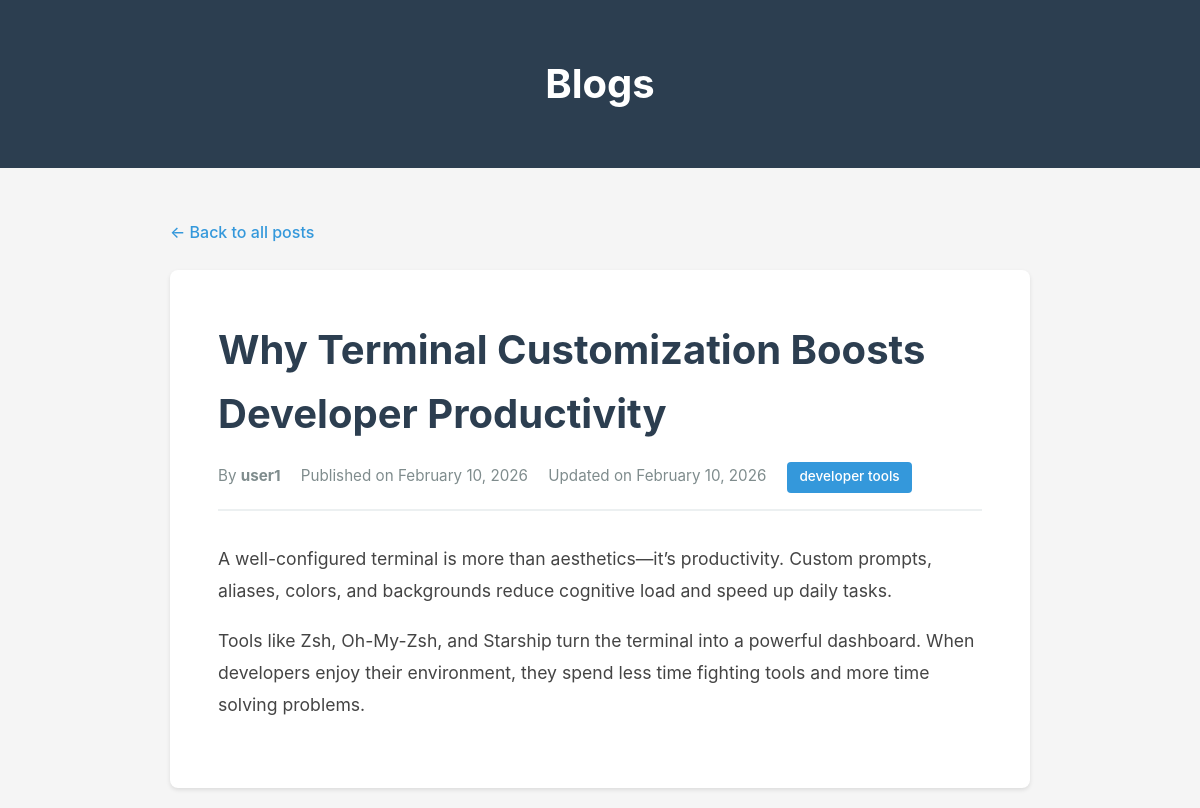
The app's page /post/why-terminal-customization-boosts-developer-productivity/, older data.
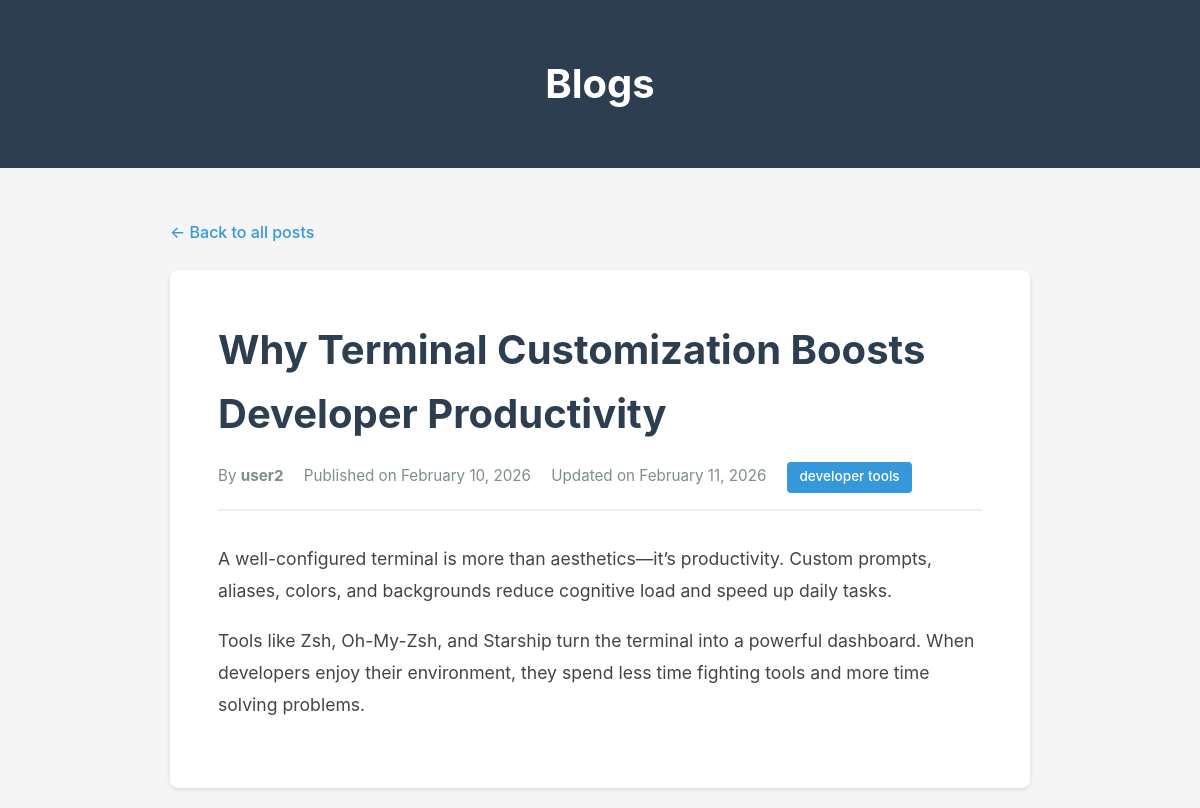
The same page, newer data.
### blog/models.py (models this page shows, shortened)
class Post(models.Model):
    STATUS_CHOICES = (
        ('draft', 'Draft'),
        ('published', 'Published')
    )
    title = models.CharField(max_length=200)
    slug = models.SlugField(unique=True, max_length=100, blank=True)
    author = models.ForeignKey(User, on_delete=models.CASCADE, related_name='blog_posts')
    content = models.TextField()
    category = models.CharField(max_length=100, blank=True, null=True)
    status = models.CharField(max_length=10, choices=STATUS_CHOICES, default='draft')
    created_at = models.DateTimeField(auto_now_add=True)
    updated_at = models.DateTimeField(auto_now=True)
    class Meta:
        ordering = ['-created_at']

### blog/views.py (the view)
# urls.py: path('post/<slug:slug>/', views.post_detail, name='post_detail'),
def post_detail(request, slug):
    post = get_object_or_404(Post, slug=slug, status='published')
    context = {
        'post': post
    }
    return render(request, 'post_detail.html', context)

### blog/templates/post_detail.html (shortened to what this page needs)
<!DOCTYPE html>
<html lang="en">
<head>
</head>
<body>
    <header>
        <div class="container">
            <h1><a href="{% url 'home' %}">Blogs</a></h1>
        </div>
    </header>
    <div class="container">
        <a href="{% url 'home' %}" class="back-link">← Back to all posts</a>
        <article class="post-detail">
            <h1>{{ post.title }}</h1>
            <div class="post-meta">
                <span>By <strong>{{ post.author.username }}</strong></span>
                <span>Published on {{ post.created_at|date:"F d, Y" }}</span>
                {% if post.updated_at != post.created_at %}
                    <span>Updated on {{ post.updated_at|date:"F d, Y" }}</span>
                {% endif %}
                {% if post.category %}
                    <span class="category-badge">{{ post.category }}</span>
                {% endif %}
            </div>
            <div class="post-content">
                {{ post.content|linebreaks }}
            </div>
        </article>
    </div>
</body>
</html>

Row changes from the older to the newer data that the page shows:
changed Post "Why Terminal Customization Boosts Developer Productivity": author.username "user1" → "user2"; updated_at "February 10, 2026" → "February 11, 2026"
